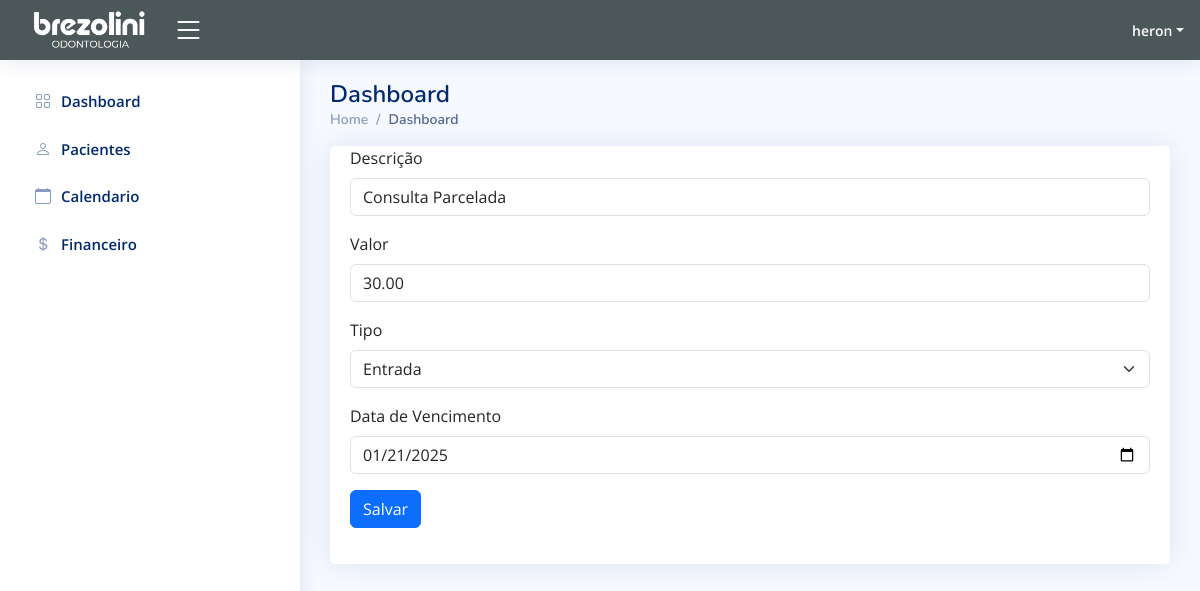
The app's page /financeiro/6/editar/ (signed in) with its own data.
### app/models.py (models this page shows, shortened)
class Financeiro(models.Model):
    descricao=models.CharField(max_length=200)
    paciente=models.ForeignKey(Paciente, on_delete=models.SET_NULL, null=True)
    valor=models.DecimalField(max_digits=10, decimal_places=2)
    tipo=models.CharField(max_length=8)
    usuario = models.ForeignKey(User, on_delete=models.CASCADE)
    data_de_pagamento=models.DateField(default=timezone.now)
    parcelas = models.PositiveIntegerField(default=1)
    status=models.CharField(max_length=20, default='Pendente')

### app/views.py (the view, shortened to what this page needs)
# urls.py: path('financeiro/<int:item_id>/editar/', views.editar_financeiro, name='editar_financeiro'),
@login_required(login_url="/")
def editar_financeiro(request, item_id):
    item = get_object_or_404(Financeiro, id=item_id)
    return render(request, 'frontend/editar_financeiro.html', {'item': item})

### app/templates/frontend/editar_financeiro.html (shortened to what this page needs)
<html lang="en">
{% load static %}
<head>
  <link href="{% static "vendor/bootstrap/css/bootstrap.min.css" %}" rel="stylesheet">
  <link href="{% static "vendor/bootstrap-icons/bootstrap-icons.css" %}" rel="stylesheet">
  <link href="{% static "vendor/boxicons/css/boxicons.min.css" %}" rel="stylesheet">
  <link href="{% static "vendor/quill/quill.snow.css" %}" rel="stylesheet">
  <link href="{% static "vendor/quill/quill.bubble.css" %}" rel="stylesheet">
  <link href="{% static "vendor/remixicon/remixicon.css" %}" rel="stylesheet">
  <link href="{% static "vendor/simple-datatables/style.css" %}" rel="stylesheet">
  <link href="{% static "css/style.css" %}" rel="stylesheet">
</head>
<body>
  <header id="header" class="header fixed-top d-flex align-items-center" style="background-color:rgb(76, 87, 90);">
    <div class="d-flex align-items-center justify-content-between" >
      <a href="{% url 'index'%}" class="d-flex align-items-center">
        <img src="{% static "img/brezoliniodontologia.PNG" %}" height="50px">
      </a>
      <i class="bi bi-list toggle-sidebar-btn"></i>
    </div>
    <nav class="header-nav ms-auto">
      <ul class="d-flex align-items-center">
        <li class="nav-item dropdown pe-3">
          <a class="nav-link nav-profile d-flex align-items-center pe-0" href="#" data-bs-toggle="dropdown">
            <span class="d-none d-md-block dropdown-toggle ps-2" style="color: white;">{{ user.username }}</span>
          </a>
        </li>
      </ul>
    </nav>
  </header>
  <aside id="sidebar" class="sidebar">
    <ul class="sidebar-nav" id="sidebar-nav">
        <li class="nav-item">
            <a class="nav-link collapsed" href="{% url 'index'%}">
              <i class="bi bi-grid"></i>
              <span>Dashboard</span>
            </a>
          </li>
          <li class="nav-item">
            <a class="nav-link collapsed" href="{% url 'pacientes'%}">
              <i class="bi bi-person"></i>
              <span>Pacientes</span>
            </a>
          </li>
          <li class="nav-item">
            <a class="nav-link collapsed" href="{% url 'calendario' %}">
              <i class="bi bi-calendar"></i>
              <span>Calendario</span>
            </a>
          </li>
          <li class="nav-item">
            <a class="nav-link collapsed" href="{% url 'financeiro'%}">
              <i class="bi bi-currency-dollar"></i>
              <span>Financeiro</span>
            </a>
          </li>
    </ul>
  </aside>
  <main id="main" class="main" backgor>
    <div class="pagetitle">
      <h1>Dashboard</h1>
      <nav>
        <ol class="breadcrumb">
          <li class="breadcrumb-item"><a href="{% url 'index'%}">Home</a></li>
          <li class="breadcrumb-item active">Dashboard</li>
        </ol>
      </nav>
    </div>
    <section class="section dashboard">
    <div class="card">
        <div class="card-body">
            <form method="POST">
    <div class="mb-3">
        <label for="description" class="form-label">Descrição</label>
        <input type="text" class="form-control" id="description" name="descricao" value="{{ item.descricao }}" required>
    </div>
    <div class="mb-3">
        <label for="value" class="form-label">Valor</label>
        <input type="number" class="form-control" id="value" name="valor" step="0.01" value="{{ item.valor }}" required>
    </div>
    <div class="mb-3">
        <label for="type" class="form-label">Tipo</label>
        <select class="form-select" id="type" name="tipo" required>
            <option value="Entrada" {% if item.tipo == "Entrada" %}selected{% endif %}>Entrada</option>
        </select>
    </div>
    <div class="row mb-3">
        <label for="inputDate" class="form-label">Data de Vencimento</label>
        <div>
            <input type="date" name="data_pagamento" class="form-control" value="{{ item.data_de_pagamento|date:"Y-m-d" }}">
        </div>
    </div>
                <button type="submit" class="btn btn-primary">Salvar</button>
            </form>
        </div>
    </div>
    </section>
  </main>
</body>
</html>

### app/static/css/style.css (style rules this page uses)
:root { scroll-behavior: smooth; }
body { font-family: "Open Sans", sans-serif; background: #f6f9ff; color: #444444; }
a { color: #4154f1; text-decoration: none; }
h1, h2, h3, h4, h5, h6 { font-family: "Nunito", sans-serif; }
#main { margin-top: 60px; padding: 20px 30px; transition: all 0.3s; }
.pagetitle { margin-bottom: 10px; }
.pagetitle h1 { font-size: 24px; margin-bottom: 0; font-weight: 600; color: #012970; }
.card { margin-bottom: 30px; border: none; border-radius: 5px; box-shadow: 0px 0 30px rgba(1, 41, 112, 0.1); }
.card-body { padding: 0 20px 20px 20px; }
.breadcrumb { font-size: 14px; font-family: "Nunito", sans-serif; color: #899bbd; font-weight: 600; }
.breadcrumb a { color: #899bbd; transition: 0.3s; }
.breadcrumb .breadcrumb-item::before { color: #899bbd; }
.breadcrumb .active { color: #51678f; font-weight: 600; }
.header { transition: all 0.5s; z-index: 997; height: 60px; box-shadow: 0px 2px 20px rgba(1, 41, 112, 0.1); background-color: #fff; padding-left: 20px; }
.header .toggle-sidebar-btn { font-size: 32px; padding-left: 10px; cursor: pointer; color: #ffffff; }
.header-nav ul { list-style: none; }
.header-nav>ul { margin: 0; padding: 0; }
.header-nav .nav-profile { color: #012970; }
.header-nav .nav-profile span { font-size: 14px; font-weight: 600; }
.sidebar { position: fixed; top: 60px; left: 0; bottom: 0; width: 300px; z-index: 996; transition: all 0.3s; padding: 20px; overflow-y: auto; scrollbar-width: thin; scrollbar-color: #aab7cf transparent; box-shadow: 0px 0px 20px rgba(1, 41, 112, 0.1); background-color: #fff; }
@media (min-width: 1200px) { #main, #footer { margin-left: 300px; } }
.sidebar-nav { padding: 0; margin: 0; list-style: none; }
.sidebar-nav li { padding: 0; margin: 0; list-style: none; }
.sidebar-nav .nav-item { margin-bottom: 5px; }
.sidebar-nav .nav-link { display: flex; align-items: center; font-size: 15px; font-weight: 600; color: #4154f1; transition: 0.3; background: #f6f9ff; padding: 10px 15px; border-radius: 4px; }
.sidebar-nav .nav-link i { font-size: 16px; margin-right: 10px; color: #4154f1; }
.sidebar-nav .nav-link.collapsed { color: #012970; background: #fff; }
.sidebar-nav .nav-link.collapsed i { color: #899bbd; }

### records on screen
Financeiro: descricao "Consulta Parcelada", valor "30.00", tipo "Entrada", data_pagamento "01/21/2025"

### other values on screen
{{ user.username }} "heron"
